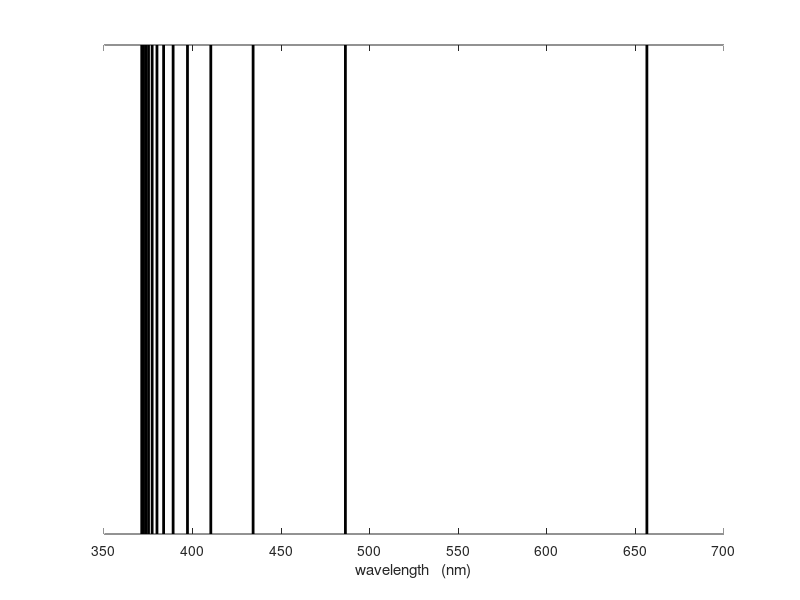
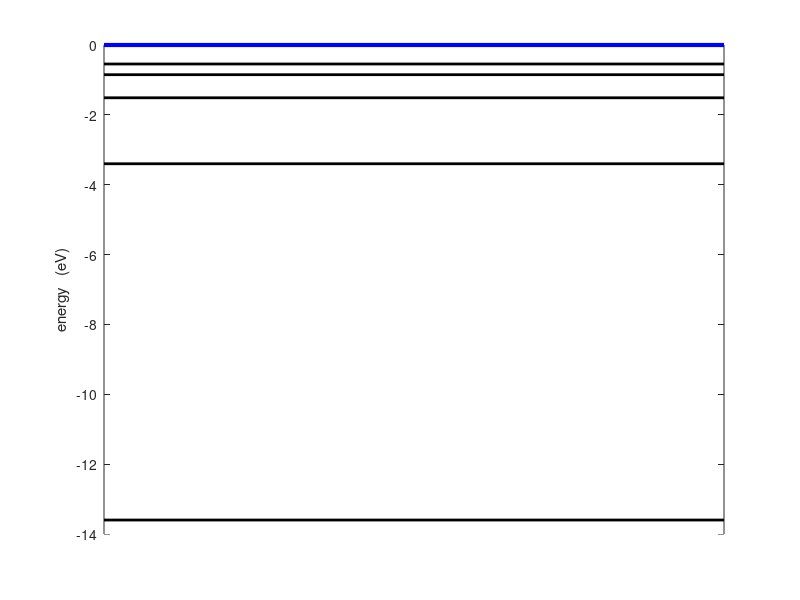
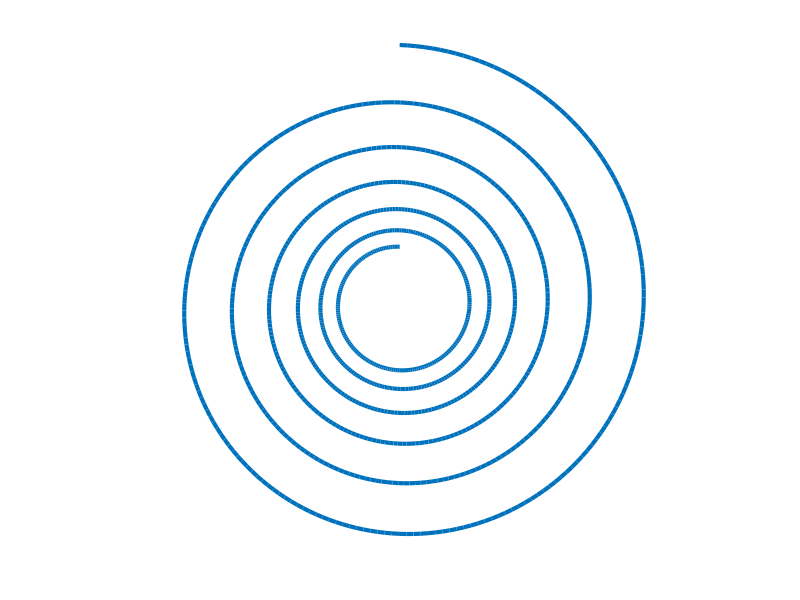

Source code (MATLAB) for these figures, in order:
% qp_balmer.m
% Ian Cooper
% School of Physics, University of Sydney
% https://d-arora.github.io/Doing-Physics-With-Matlab/
% Plot of the line spectrum for the Balmer series


%%
clear all
close all
clc

c = 3e8;
G = 6.67e-11;
NA = 6.02e23;
k = 1.38e-23;
e = 1.602e-19;
sigma = 5.67e-8;
u0 = 4*pi*1e-7;
h = 6.625e-34;
hP = 6.63e-34;
me = 9.109e-31;
mp = 1.673e-27;
mn = 1.675e-31;
g = 9.81;

RH = 10967757;




%% hydrogen spectrum - Balmer series
%close all
%clear all
%clc



RH = 10967759;

ni = [3:15];

nf = 2 .* ones(length(ni),1)';


RwL = RH .* (1./nf.^2 - 1./ni.^2);

wL = (1./ RwL)*1e9;

num = length(wL);

y1 = zeros(1,num);
y2 = ones(1,num);


figure(1)
fs = 14;
set(gcf,'color',[1 1 1]);
set(gcf,'units','normalized'); 
set(gcf,'position',[0.1 0.1 0.6 0.1]);
set(gca,'fontsize',fs);
for cn = 1 : num
    h_plot = plot([wL(cn) wL(cn)],[y1(cn) y2(cn)],'k','linewidth',2);
    hold on
end
xlabel('wavelength   (nm)');
set(gca,'YColor',[1 1 1]);

%%   series limit  Rydberg  nf = 1
wL_min = 1e9*1/RH;
dE = h * c * RH;
dE = dE / e;


%%  hydrogen spectral lines

n = 1:6;
E = -13.6 ./ n.^2;

num = length(E);
E(6) = 0;
x1 = zeros(1,num); x2 = ones(1,num);

figure(2)
fs = 14;
set(gcf,'color',[1 1 1]);
set(gcf,'units','normalized'); 
set(gcf,'position',[0.1 0.1 0.6 0.6]);
set(gca,'fontsize',fs);
for cn = 1 : num-1
    h_plot = plot([x1(cn) x2(cn)],[E(cn) E(cn)],'k','linewidth',2);
    hold on
end
ylabel('energy   (eV)');
set(gca,'XColor',[1 1 1]);
h_plot = plot([x1(6) x2(6)],[E(6) E(6)],'b','linewidth',3);

%% spiral
%clear all
%close all
%clc

nt = 1200;
tmax = 6;
T = 1;
Ao = 1;
b = 1.5*1/tmax;
w = 2*pi/T;

t = linspace(0,tmax,nt);

A = Ao .* exp(-b * t);

x = A .* sin(w*t);
y = A .* cos(w*t);

figure(3)

set(gcf,'color',[1 1 1]);
set(gcf,'units','normalized'); 
set(gcf,'position',[0.1 0.1 0.6 0.6]);

plot(x,y,'linewidth',3);
axis equal
axis off
